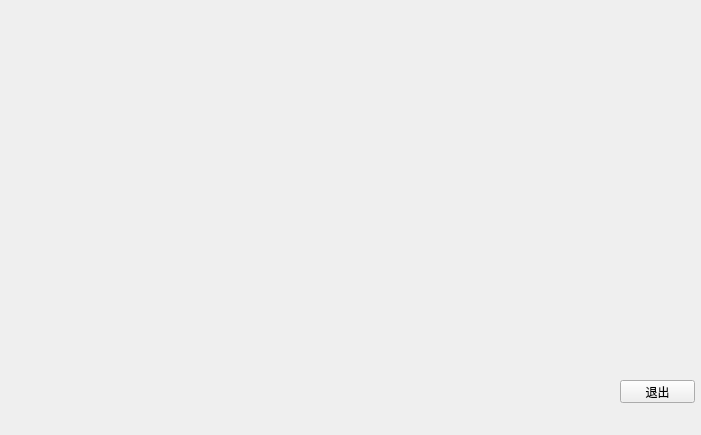
<?xml version="1.0" encoding="UTF-8"?>
<ui version="4.0">
 <class>bankbook</class>
 <widget class="QMainWindow" name="bankbook">
  <property name="geometry">
   <rect>
    <x>0</x>
    <y>0</y>
    <width>701</width>
    <height>435</height>
   </rect>
  </property>
  <property name="windowTitle">
   <string>存折</string>
  </property>
  <property name="styleSheet">
   <string notr="true">background-image: url(:/imagin/天空.bmp);</string>
  </property>
  <widget class="QWidget" name="centralwidget">
   <widget class="QLabel" name="label">
    <property name="geometry">
     <rect>
      <x>3</x>
      <y>0</y>
      <width>701</width>
      <height>431</height>
     </rect>
    </property>
    <property name="font">
     <font>
      <family>Adobe 仿宋 Std R</family>
      <pointsize>13</pointsize>
     </font>
    </property>
    <property name="text">
     <string/>
    </property>
   </widget>
   <widget class="QPushButton" name="exit">
    <property name="geometry">
     <rect>
      <x>620</x>
      <y>380</y>
      <width>75</width>
      <height>23</height>
     </rect>
    </property>
    <property name="text">
     <string>退出</string>
    </property>
   </widget>
  </widget>
 </widget>
 <resources/>
 <connections/>
</ui>
